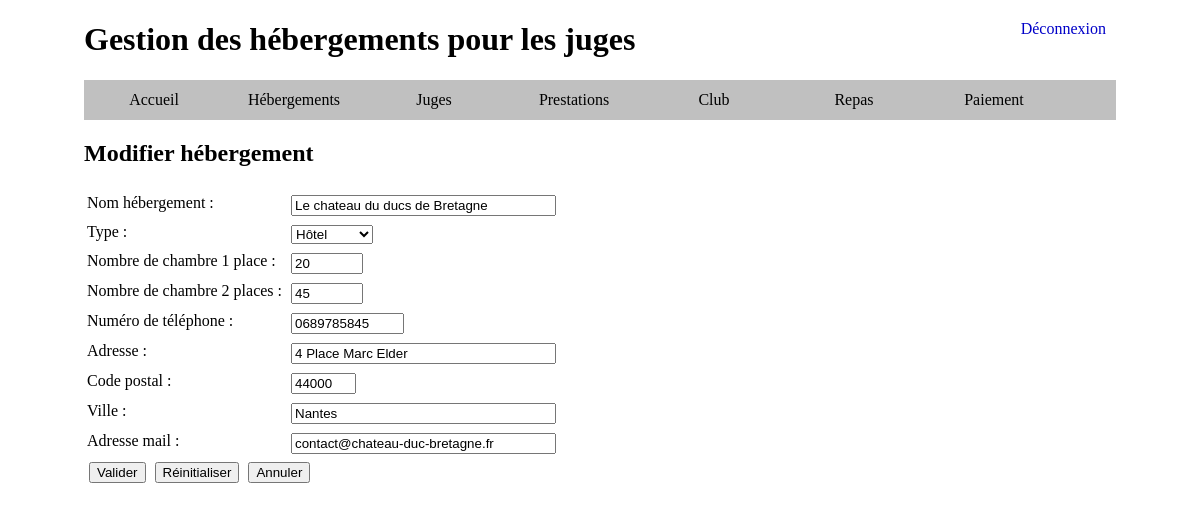
Screenshot of /index.php?uc=gererHebergementJuges&action=modifierHebergement&id=14 (signed in) with the database file from the repository.
### tables this page shows
CREATE TABLE `hebergement` (
  `IDHEB` bigint(4) NOT NULL,
  `TELHEB` varchar(10) DEFAULT NULL,
  `NOMHEB` varchar(60) NOT NULL,
  `NBCHAMBRE1PLACE` smallint(6) DEFAULT '0',
  `NBCHAMBRE2PLACES` smallint(6) DEFAULT '0',
  `TYPE` char(32) DEFAULT 'p',
  `ADRESSE` varchar(128) NOT NULL,
  `VILLE` varchar(40) NOT NULL,
  `CP` char(5) NOT NULL,
  `MAIL` varchar(60) DEFAULT NULL
);

### util/class.pdoChampionnatGym.php (called while the page is built, shortened)
<?php
class PdoChampionnatGym
{
      	private static $serveur='mysql:host=localhost';
      	private static $bdd='dbname=fscfrmbdym2017';
      	private static $user='root' ;
      	private static $mdp='' ;
		private static $monPdo;
		private static $monPdoChampionnatGym = null;
	private function __construct()
	{
    		PdoChampionnatGym::$monPdo = new PDO(PdoChampionnatGym::$serveur.';'.PdoChampionnatGym::$bdd, PdoChampionnatGym::$user, PdoChampionnatGym::$mdp);
			PdoChampionnatGym::$monPdo->query("SET CHARACTER SET utf8");
	}
	public  static function getPdoChampionnatGym()
	{
		if(PdoChampionnatGym::$monPdoChampionnatGym == null)
		{
			PdoChampionnatGym::$monPdoChampionnatGym= new PdoChampionnatGym();
		}
		return PdoChampionnatGym::$monPdoChampionnatGym;
	}
	public function getUnHebergement($id)
	{
		$req = "select * from hebergement WHERE IDHEB='$id'";
		$res = PdoChampionnatGym::$monPdo->query($req);
		$uneLigne = $res->fetch();
		return $uneLigne;
	}
}
?>

### vues/v_creerHebergement.php (the view, shortened to what this page needs)
<h2><?php echo $titreForm; ?></h2>
<form method="post" action="?uc=gererHebergementJuges&action=<?php echo $action; ?>" name="formulaire" class='formulaire'>
	<table>
		<tr>
			<td>Nom hébergement :</td>
			<td><input type='text' name="nom" id="nom" maxlength="30" size="30" value='<?PHP echo $nom; ?>'/></td>
		</tr>
		<tr>
			<td>Type :</td>
			<td>
				<select name='type' id='type'>
					<option value='h' <?php if($type=='hotel') { echo " selected='selected '"; } ?> >Hôtel</option>
				</select>
			</td>
		</tr>
		<tr>
			<td>Nombre de chambre 1 place :</td>
			<td><input type='number' name="chambre1" id="chambre1" min='0' max='1000' size="5" value='<?PHP echo $nbChambre1; ?>'/></td>
		</tr>
		<tr>
			<td>Nombre de chambre 2 places :</td>
			<td><input type='number' name="chambre2" id="chambre2" min='0' max='1000' size="5" value='<?PHP echo $nbChambre2; ?>'/></td>
		</tr>
		<tr>
			<td>Numéro de téléphone :</td>
			<td><input type='text' name="tel" id="tel" maxlength="10" size="11" value='<?PHP echo $tel; ?>'/></td>
		</tr>
		<tr>
			<td>Adresse :</td>
			<td><input type='text' name="adresse" id="adresse" maxlength='50' size="30" value='<?PHP echo $adresse; ?>'/></td>
		</tr>
		<tr>
			<td>Code postal :</td>
			<td><input type='text' name="cp" id="cp" maxlength='5' size="5" value='<?PHP echo $cp; ?>'/></td>
		</tr>
		<tr>
			<td>Ville :</td>
			<td><input type='text' name="ville" id="ville" maxlength='50' size="30" value='<?PHP echo $ville; ?>'/></td>
		</tr>
		<tr>
			<td>Adresse mail :</td>
			<td><input type='text' name="mail" id="mail" maxlength='50' size="30" value='<?PHP echo $mail; ?>'/></td>
		</tr>
	</table>
	<input type='button' value='Valider' onClick="return verifFormulaireGererHeb();" />
	<?php
		if($action=='validerModifHebergement')
			echo "<input type='reset' value='Réinitialiser' />";
	?>
	<input type='button' value='Annuler' onClick="document.location.href='?uc=gererHebergementJuges&action=afficherListeHebergement';" />
</form>

### util/cssGeneral.css (style rules this page uses)
body { width: 86%; min-width: 1000px; margin: auto; }
.formulaire input, select { margin-top: 5px; margin-left: 5px; }

### rows the page displays
hebergement: nom "Le chateau du ducs de Bretagne", type "Hôtel", chambre1 "20", chambre2 "45", tel "0689785845", adresse "4 Place Marc Elder", cp "44000", ville "Nantes", mail "contact@chateau-duc-bretagne.fr"

### other values shown
$titre "Gestion des hébergements pour les juges"
$titreForm "Modifier hébergement"
